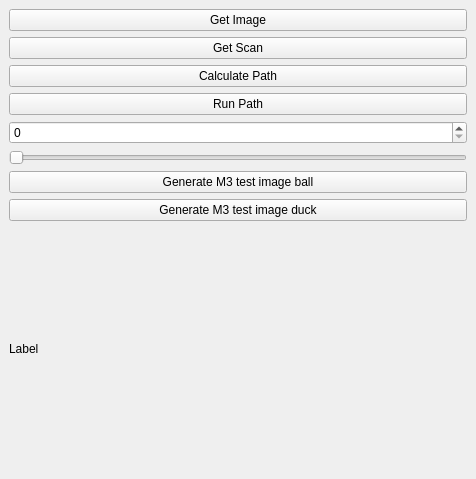
<?xml version="1.0" encoding="UTF-8"?>
<ui version="4.0">
 <class>SamplePlugin</class>
 <widget class="QDockWidget" name="SamplePlugin">
  <property name="geometry">
   <rect>
    <x>0</x>
    <y>0</y>
    <width>476</width>
    <height>479</height>
   </rect>
  </property>
  <property name="windowTitle">
   <string>DockWidget</string>
  </property>
  <widget class="QWidget" name="dockWidgetContents">
   <layout class="QVBoxLayout" name="verticalLayout_2">
    <item>
     <layout class="QVBoxLayout" name="verticalLayout">
      <item>
       <widget class="QPushButton" name="_btn_im">
        <property name="text">
         <string>Get Image</string>
        </property>
       </widget>
      </item>
      <item>
       <widget class="QPushButton" name="_btn_scan">
        <property name="text">
         <string>Get Scan</string>
        </property>
       </widget>
      </item>
      <item>
       <widget class="QPushButton" name="_btn0">
        <property name="text">
         <string>Calculate Path</string>
        </property>
       </widget>
      </item>
      <item>
       <widget class="QPushButton" name="_btn1">
        <property name="text">
         <string>Run Path</string>
        </property>
       </widget>
      </item>
      <item>
       <widget class="QSpinBox" name="_spinBox"/>
      </item>
      <item>
       <widget class="QSlider" name="_slider">
        <property name="orientation">
         <enum>Qt::Horizontal</enum>
        </property>
       </widget>
      </item>
      <item>
       <widget class="QPushButton" name="_btn_genTestImgBall">
        <property name="text">
         <string>Generate M3 test image ball</string>
        </property>
       </widget>
      </item>
      <item>
       <widget class="QPushButton" name="_btn_genTestImgDuck">
        <property name="text">
         <string>Generate M3 test image duck</string>
        </property>
       </widget>
      </item>
      <item>
       <widget class="QLabel" name="_label">
        <property name="text">
         <string>Label</string>
        </property>
       </widget>
      </item>
     </layout>
    </item>
   </layout>
  </widget>
 </widget>
 <resources/>
 <connections/>
</ui>
